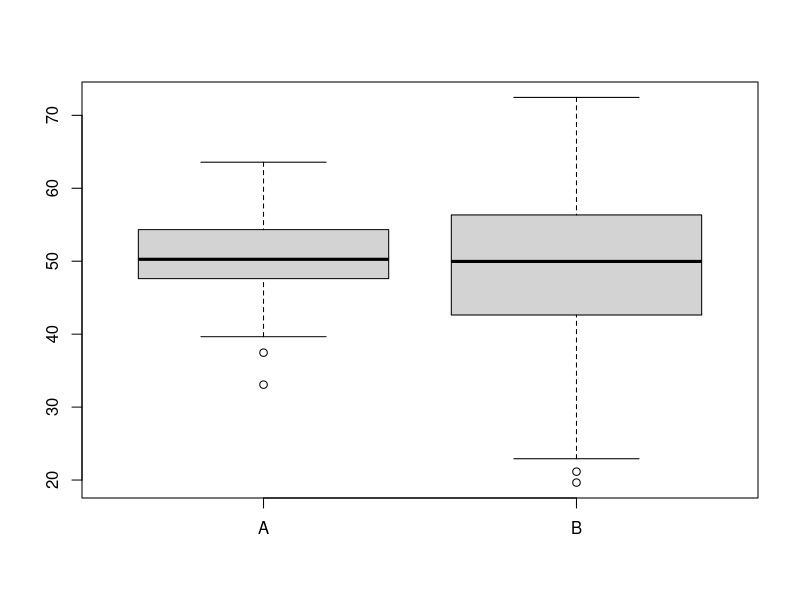

Generate this figure with R: (Note: this script raises an error after producing the figure.)


example <- read.table("data_r.txt", header=TRUE)

# 設問（1）
meanexample <- c(0);
sdexample <- c(0);
ncolexample <- ncol(example)
for (i in 1: ncolexample){
	meanexample <- c(meanexample, mean(example[, i]));
	sdexample <- c(sdexample, mean(example[, i]));
}
print(meanexample)
print(sdexample)
boxplot(example)

# 設問（2）
nrowexample <- nrow(example)
subjectNames <- c("jp", "math", "eng")
subjectJME <- rep( gl(3, nrowexample, label=subjectNames), times= ncolexample/ length(subjectNames) )
classNames <- c("A","B","C")
classABC <- unlist(lapply(classNames, function(s) rep(s, nrowexample * length(subjectNames)) ))
scores <- as.numeric(as.matrix(example))
aovframe <- data.frame(class=classABC, subject=subjectJME, score=scores)

print(scores)
print(aovframe)


factorClass <- factor(aovframe$class)
resaov <- aov(aovframe$score~ factorClass)
print(summary(resaov))
factorSubject <- factor(aovframe$subject)
resaov <- aov(aovframe$score~ factorSubject)
print(summary(resaov))

resaov <- aov(aovframe$score~ factorClass*factorSubject)
print(summary(resaov))

# 設問(5)
interaction.plot(factorClass, factorSubject, aovframe$score)
interaction.plot(factorSubject, factorClass, aovframe$score)


